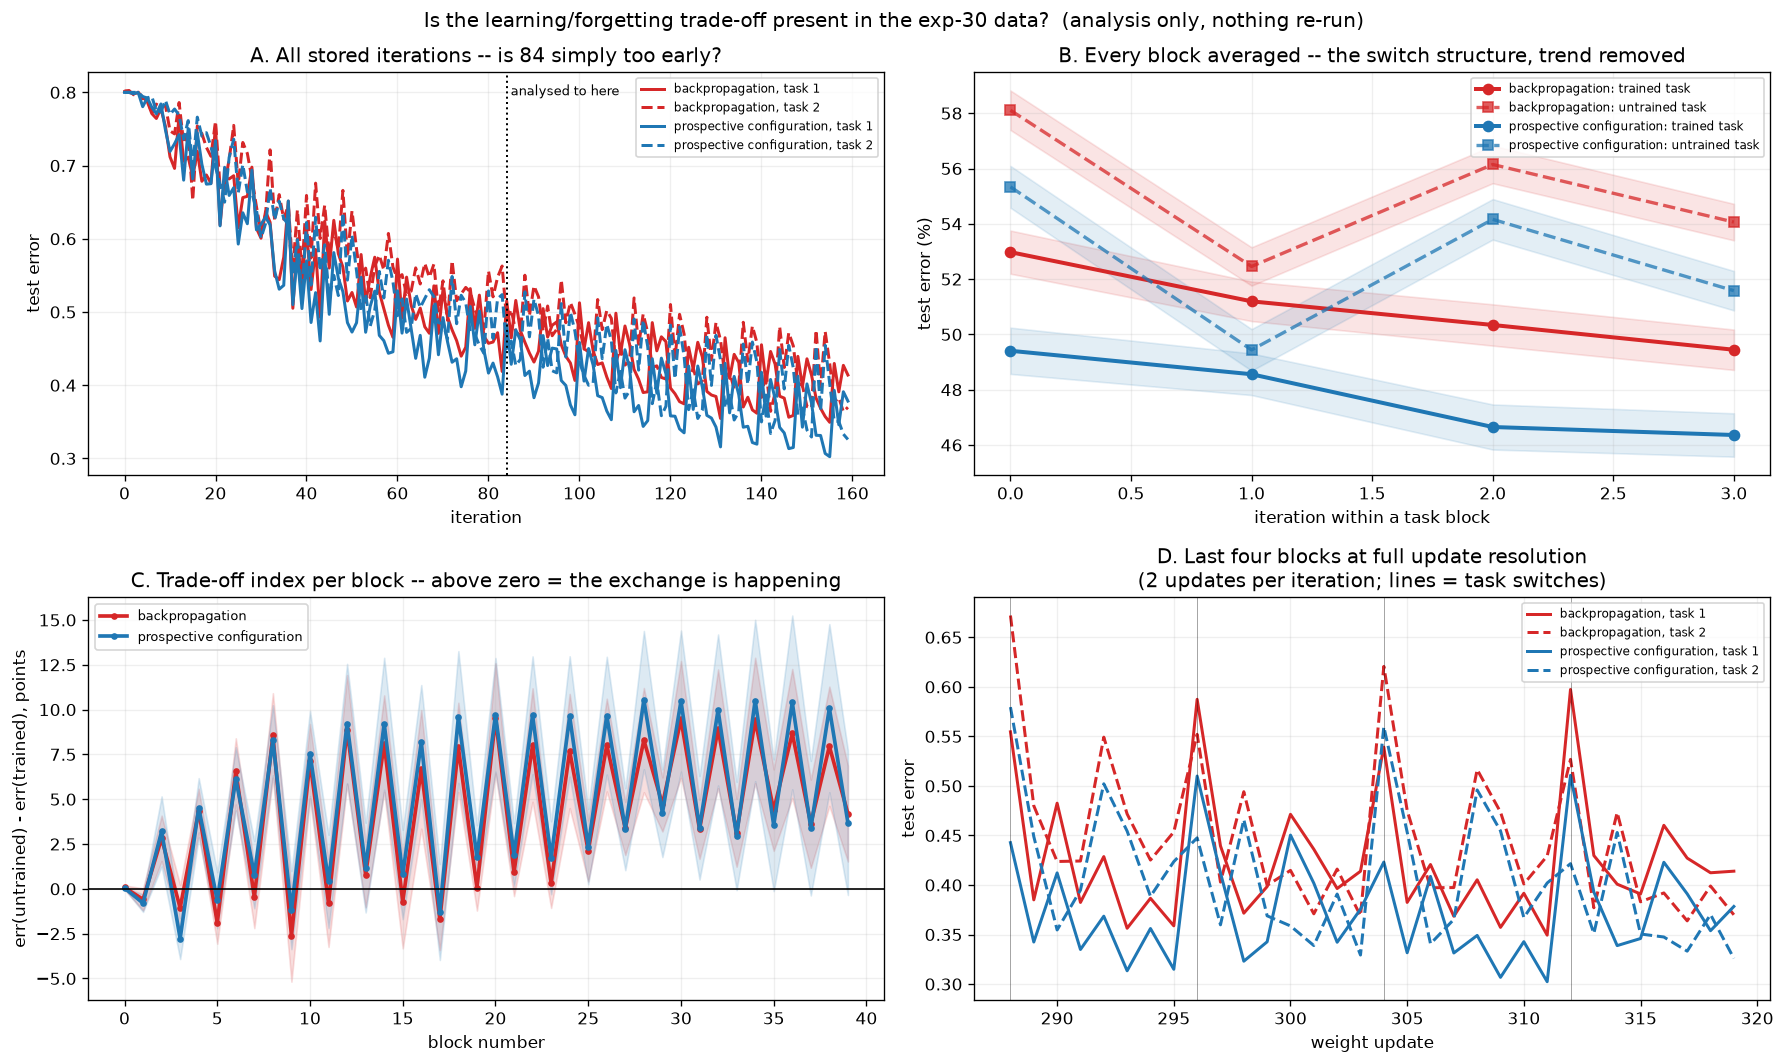

Python code for this plot:
"""31_analyse_reproduction

ANALYSIS ONLY -- reads 30_reproduce_bogacz_fig4de.npz and re-runs nothing.

ONE QUESTION
    Is the switch-driven learning/forgetting trade-off actually present in the exp-30 data,
    and is it merely hidden by the fact that both curves are still descending?

WHY THIS BEFORE CHANGING ANY SETTING
    Exp 30 reproduced the DIRECTION of the claim -- predictive coding better in 10/10 seeds,
    paired difference +0.0222 with a 68% CI of [+0.0202, +0.0241], best learning rate 0.001
    sitting interior to their grid with a clean minimum. What it did not reproduce is the
    SHAPE: their curves show the trained task dropping and plateauing while the untrained task
    rises, and ours look like two noisy descents.

    A sawtooth can only appear once there is something to lose. If at iteration 84 the error
    is still falling steeply, the alternation is a small ripple riding on a large downward
    trend and cannot be seen directly. Exp 30 stored 160 iterations but analysed only 84, and
    it stored every weight update, so all of this is answerable from the file we already have.

WHAT IT COMPUTES
    A. full 160 iterations, both tasks         -- has it converged, or is 84 simply too early?
    B. block-aligned average                   -- every task block laid on top of each other
                                                  and averaged over blocks AND seeds. This is
                                                  the sensitive test: it averages away the
                                                  common trend and the noise, leaving only
                                                  what the switch does. If forgetting exists
                                                  at all, it shows up here.
    C. trade-off index = err(untrained task) - err(trained task)
                                               -- the common descent cancels exactly, so this
                                                  isolates the trade-off from the learning.
                                                  Positive and growing within a block means
                                                  the untrained task is being given up for the
                                                  trained one. This is the cleanest possible
                                                  statement of the claim.
    D. convergence diagnostic                  -- slope of the error over the trailing window,
                                                  reported as points per 10 iterations.

HOW TO READ IT
    D near zero at iteration 84
        -> converged; the flat curves are real and the setup needs changing, not the window.
    D still steeply negative
        -> undertrained. The fix is more weight updates per block, not a different learning
           rate. See the partial_num question in the notes printed at the end.
    B and C show a clear sawtooth
        -> the trade-off IS in our data and the only problem is that panel 4d plots it against
           a descending baseline. Their figure may differ from ours mainly in being converged.
    B and C flat
        -> there genuinely is no switch structure, and something in the setup is wrong rather
           than merely early.
"""
import sys, json
from pathlib import Path
ROOT = Path(__file__).resolve().parent.parent
sys.path.insert(0, str(ROOT))

import numpy as np
import matplotlib.pyplot as plt

SRC = ROOT / "experiments" / "30_reproduce_bogacz_fig4de.npz"
FIG = Path(__file__).resolve().with_suffix(".png")
TRAIL = 20                      # trailing window for the convergence slope, in iterations

d = np.load(SRC, allow_pickle=True)
per_iter = d["per_iter"]        # [rule, lr, seed, iteration, task]
errors = d["errors"]            # [rule, lr, seed, update, task]
rules = [str(r) for r in d["rules"]]
lrs = list(d["lrs"])
cfg = json.loads(str(d["config"]))
ITERS_PER_TASK = cfg["iters_per_task"]
ANALYSE = cfg["analyse_iters"]
n_iter = per_iter.shape[3]
n_upd = errors.shape[3]
upd_per_iter = n_upd // n_iter

COL = {"backprop": "tab:red", "pc": "tab:blue"}
LABEL = {"backprop": "backpropagation", "pc": "prospective configuration"}

# best lr by their metric, so this analysis matches exp 30's headline
mean_err = np.nanmean(per_iter[:, :, :, :ANALYSE, :], axis=(3, 4))
best = {r: int(np.nanargmin(np.nanmean(mean_err[i], axis=1))) for i, r in enumerate(rules)}
print(f"source: {SRC.name}")
print(f"  {n_iter} iterations stored, {ANALYSE} analysed; {upd_per_iter} weight updates per "
      f"iteration; {ITERS_PER_TASK} iterations per task block")
print(f"  best lr: " + ", ".join(f"{r}={lrs[best[r]]}" for r in rules))

# ---------------------------------------------------------------- D. convergence
print("\n" + "=" * 78)
print(f"D. CONVERGENCE -- slope of test error over the trailing {TRAIL} iterations")
print(f"{'rule':>28}{'at iter 84':>16}{'at iter ' + str(n_iter):>16}")
converged = {}
for ri, r in enumerate(rules):
    row = f"{LABEL[r]:>28}"
    for end in (ANALYSE, n_iter):
        y = np.nanmean(per_iter[ri, best[r], :, :end, :], axis=(0, 2))
        xs = np.arange(TRAIL)
        slope = np.polyfit(xs, y[-TRAIL:], 1)[0] * 10 * 100     # points per 10 iterations
        converged[(r, end)] = slope
        row += f"{slope:>13.2f} pts"
    print(row)
print("  0 = flat. Large negative = still learning fast, so the alternation is a small")
print("  ripple on a big trend and cannot be seen in a raw plot of test error.")

# ---------------------------------------------------------------- B. block alignment
def block_align(a, iters_per_task):
    """[seed, iteration, task] -> [instance, position_in_block, trained/untrained].

    Every block of `iters_per_task` iterations is cut out and stacked, with the two task
    columns reordered into (task being trained, task not being trained) so that blocks
    belonging to task 0 and task 1 can be averaged together."""
    n_seed, n_it, _ = a.shape
    n_blocks = n_it // iters_per_task
    out = []
    for s in range(n_seed):
        for b in range(n_blocks):
            ti = b % 2
            seg = a[s, b * iters_per_task:(b + 1) * iters_per_task, :]
            out.append(np.stack([seg[:, ti], seg[:, 1 - ti]], axis=1))
    return np.array(out)

print("\n" + "=" * 78)
print("B. BLOCK-ALIGNED AVERAGE -- change across one block, averaged over every block/seed")
print(f"{'rule':>28}{'trained task':>18}{'untrained task':>18}{'trade-off':>12}")
blocks = {}
for ri, r in enumerate(rules):
    B = block_align(per_iter[ri, best[r]], ITERS_PER_TASK)
    blocks[r] = B
    m = np.nanmean(B, axis=0)                     # [position, trained/untrained]
    dtr = (m[-1, 0] - m[0, 0]) * 100
    dun = (m[-1, 1] - m[0, 1]) * 100
    print(f"{LABEL[r]:>28}{dtr:>+15.2f} pts{dun:>+15.2f} pts{dun - dtr:>+9.2f}")
print("  trained task should FALL (negative) and untrained should RISE (positive) within a")
print("  block. 'trade-off' is their difference: bigger = a sharper exchange of one for the")
print("  other. If the untrained column is negative too, both tasks are still improving and")
print("  the run is simply too early to show forgetting.")

# ---------------------------------------------------------------- C. trade-off index
print("\n" + "=" * 78)
print("C. TRADE-OFF INDEX -- err(untrained) - err(trained), mean over the analysed window")
for ri, r in enumerate(rules):
    B = blocks[r]
    idx = np.nanmean(B[:, :, 1] - B[:, :, 0]) * 100
    late = np.nanmean(B[len(B) // 2:, :, 1] - B[len(B) // 2:, :, 0]) * 100
    print(f"{LABEL[r]:>28}  all blocks {idx:>+7.2f} pts   second half {late:>+7.2f} pts")
print("  The common descent cancels in this difference, so a positive and growing value is")
print("  the trade-off itself, independent of how far either curve has descended overall.")

# ---------------------------------------------------------------- figure
fig, axes = plt.subplots(2, 2, figsize=(15, 9))

ax = axes[0, 0]
for ri, r in enumerate(rules):
    for task, ls in ((0, "-"), (1, "--")):
        y = np.nanmean(per_iter[ri, best[r], :, :, task], axis=0)
        ax.plot(np.arange(n_iter), y, ls, color=COL[r], lw=1.8,
                label=f"{LABEL[r]}, task {task + 1}")
ax.axvline(ANALYSE, color="k", lw=1.2, ls=":")
ax.text(ANALYSE, ax.get_ylim()[1] * 0.98, " analysed to here", fontsize=8, va="top")
ax.set_xlabel("iteration"); ax.set_ylabel("test error")
ax.set_title("A. All stored iterations -- is 84 simply too early?")
ax.legend(fontsize=7); ax.grid(alpha=0.2)

ax = axes[0, 1]
for ri, r in enumerate(rules):
    m = np.nanmean(blocks[r], axis=0) * 100
    se = np.nanstd(blocks[r], axis=0) / np.sqrt(len(blocks[r])) * 100
    xs = np.arange(ITERS_PER_TASK)
    ax.plot(xs, m[:, 0], "-o", color=COL[r], lw=2.4, label=f"{LABEL[r]}: trained task")
    ax.plot(xs, m[:, 1], "--s", color=COL[r], lw=2.0, alpha=0.75,
            label=f"{LABEL[r]}: untrained task")
    for j, ls in ((0, "-"), (1, "--")):
        ax.fill_between(xs, m[:, j] - se[:, j], m[:, j] + se[:, j], color=COL[r], alpha=0.12)
ax.set_xlabel("iteration within a task block"); ax.set_ylabel("test error (%)")
ax.set_title("B. Every block averaged -- the switch structure, trend removed")
ax.legend(fontsize=7); ax.grid(alpha=0.2)

ax = axes[1, 0]
for ri, r in enumerate(rules):
    B = blocks[r]
    n_per_seed = B.shape[0] // per_iter.shape[2]
    tr = np.nanmean((B[:, :, 1] - B[:, :, 0]) * 100, axis=1).reshape(per_iter.shape[2], -1)
    m = np.nanmean(tr, axis=0); se = np.nanstd(tr, axis=0) / np.sqrt(tr.shape[0])
    xs = np.arange(len(m))
    ax.plot(xs, m, "-o", color=COL[r], lw=2.2, ms=3, label=LABEL[r])
    ax.fill_between(xs, m - se, m + se, color=COL[r], alpha=0.15)
ax.axhline(0, color="k", lw=1.0)
ax.set_xlabel("block number"); ax.set_ylabel("err(untrained) - err(trained), points")
ax.set_title("C. Trade-off index per block -- above zero = the exchange is happening")
ax.legend(fontsize=8); ax.grid(alpha=0.2)

ax = axes[1, 1]
z0 = max(0, n_iter - 4 * ITERS_PER_TASK) * upd_per_iter
for ri, r in enumerate(rules):
    for task, ls in ((0, "-"), (1, "--")):
        y = np.nanmean(errors[ri, best[r], :, z0:, task], axis=0)
        ax.plot(np.arange(z0, z0 + len(y)), y, ls, color=COL[r], lw=1.8,
                label=f"{LABEL[r]}, task {task + 1}")
for b in range(z0, n_upd, ITERS_PER_TASK * upd_per_iter):
    ax.axvline(b, color="k", lw=0.6, alpha=0.35)
ax.set_xlabel("weight update"); ax.set_ylabel("test error")
ax.set_title(f"D. Last four blocks at full update resolution\n"
             f"({upd_per_iter} updates per iteration; lines = task switches)")
ax.legend(fontsize=7); ax.grid(alpha=0.2)

fig.suptitle("Is the learning/forgetting trade-off present in the exp-30 data?  "
             "(analysis only, nothing re-run)")
fig.tight_layout(); fig.savefig(FIG, dpi=120, bbox_inches="tight")
print(f"\nsaved {FIG.name}")

# ---------------------------------------------------------------- verdict
print("\n" + "=" * 78)
print("VERDICT")
still = abs(converged[(rules[0], ANALYSE)]) > 1.0
tr_ok = all(np.nanmean(blocks[r][:, -1, 1] - blocks[r][:, 0, 1]) > 0 for r in rules)
if still:
    print("  The error is still falling steeply at iteration 84. The run is UNDERTRAINED, so")
    print("  the alternation is a ripple on a descent and cannot show as a sawtooth. Fix the")
    print("  number of weight updates per block, not the learning rate.")
else:
    print("  The error has flattened by iteration 84, so the flatness is real.")
if tr_ok:
    print("  The untrained task DOES get worse within a block: the trade-off is present in our")
    print("  data, it is just invisible against the descending baseline in panel 4d.")
else:
    print("  The untrained task does not get worse within a block. There is no forgetting to")
    print("  find yet -- both tasks are still improving together.")
